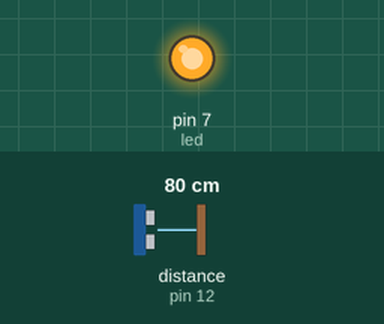
Recording of a sketch running on a simulated Arduino Mega 2560, built with avr-gcc and run on an emulated ATmega2560. Shown: output pins drawn as LEDs (lit = HIGH). Wiring (inferred from the names in the program): ultrasonic range finder: trigger pin 13; echo pin 12. The test bench sets the inputs (shaded band); at power-on: distance to the obstacle (sensor on pin 12) 80 cm. The echo pulse lasts 58.3 µs per cm; pins used as bus, display or sensor lines are not drawn; what the sketch prints to the serial monitor is not drawn.

Above: at 1.2 s.
1.3 s: distance to the obstacle (sensor on pin 12) set to 250 cm
4.3 s: distance to the obstacle (sensor on pin 12) set to 18 cm
Timing chart, 0 to 7.3 s (numbered marks = the images above; inputs shaded):
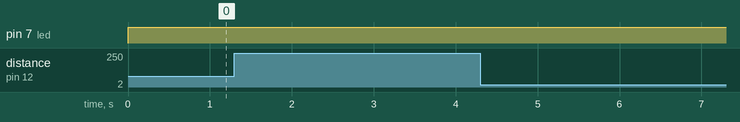

Measured:
- after the input at 1.3 s, every drawn part: stays the same
- after the input at 4.3 s, every drawn part: stays the same

The sketch:

ultrasonido.ino
```cpp
#define trigPin 13
#define echoPin 12
#define led 7  // Indicador para deteccion del vehiculo

int limite = 300 ;   // Distancia max entre el suelo y el vehiculo
long duracion, distancia ;

void setup()
{
    Serial.begin (9600);
    pinMode(trigPin, OUTPUT);
    pinMode(echoPin, INPUT);
    pinMode(led, OUTPUT);
}

void loop() {
    digitalWrite(trigPin, LOW);        // Nos aseguramos de que el trigger está desactivado
    //delayMicroseconds(2);              // Para asegurarnos de que el trigger esta LOW
    digitalWrite(trigPin, HIGH);       // Activamos el pulso de salida
    //delayMicroseconds(10);             // Esperamos 10µs. El pulso sigue active este tiempo
    digitalWrite(trigPin, LOW);        // Cortamos el pulso y a esperar el echo
    duracion = pulseIn(echoPin, HIGH);
    distancia = duracion/2/29.1;
    if ( distancia < limite) {
      Serial.println(String(distancia) + " cm.") ;
      digitalWrite (led, HIGH) ;
    }
    else{
      Serial.println(String(distancia) + " cm.") ;
      digitalWrite(led, LOW) ;
    }
    //delay (500) ;                  // Para limitar el número de mediciones
}
```
